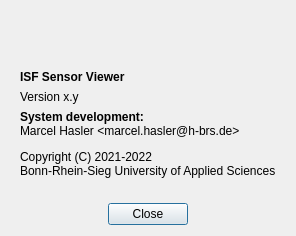
<?xml version="1.0" encoding="UTF-8"?>
<ui version="4.0">
 <class>AboutDialog</class>
 <widget class="QDialog" name="AboutDialog">
  <property name="geometry">
   <rect>
    <x>0</x>
    <y>0</y>
    <width>352</width>
    <height>364</height>
   </rect>
  </property>
  <property name="windowTitle">
   <string>About ISF Sensor Viewer</string>
  </property>
  <property name="modal">
   <bool>true</bool>
  </property>
  <layout class="QVBoxLayout" name="verticalLayout">
   <property name="sizeConstraint">
    <enum>QLayout::SetFixedSize</enum>
   </property>
   <item>
    <widget class="QLabel" name="hbrsLogo">
     <property name="text">
      <string/>
     </property>
     <property name="pixmap">
      <pixmap resource="SensorViewer.qrc">:/res/logo-hbrs.png</pixmap>
     </property>
     <property name="margin">
      <number>5</number>
     </property>
    </widget>
   </item>
   <item>
    <widget class="QLabel" name="isfLogo">
     <property name="text">
      <string/>
     </property>
     <property name="pixmap">
      <pixmap resource="SensorViewer.qrc">:/res/logo-isf.png</pixmap>
     </property>
     <property name="margin">
      <number>5</number>
     </property>
    </widget>
   </item>
   <item>
    <spacer name="verticalSpacer1">
     <property name="orientation">
      <enum>Qt::Vertical</enum>
     </property>
     <property name="sizeType">
      <enum>QSizePolicy::Fixed</enum>
     </property>
     <property name="sizeHint" stdset="0">
      <size>
       <width>20</width>
       <height>10</height>
      </size>
     </property>
    </spacer>
   </item>
   <item>
    <widget class="QWidget" name="widget" native="true">
     <layout class="QVBoxLayout" name="verticalLayout_2">
      <item>
       <widget class="QLabel" name="applicationName">
        <property name="font">
         <font>
          <bold>true</bold>
         </font>
        </property>
        <property name="text">
         <string>ISF Sensor Viewer</string>
        </property>
       </widget>
      </item>
      <item>
       <widget class="QLabel" name="applicationVersion">
        <property name="text">
         <string>Version x.y</string>
        </property>
       </widget>
      </item>
      <item>
       <widget class="QLabel" name="applicationDescription">
        <property name="text">
         <string>&lt;html&gt;&lt;head/&gt;&lt;body&gt;&lt;p&gt;&lt;span style=&quot; font-weight:700;&quot;&gt;System development:&lt;/span&gt;&lt;br/&gt;Marcel Hasler &amp;lt;marcel.hasler@h-brs.de&amp;gt;&lt;/p&gt;&lt;p&gt;Copyright (C) 2021-2022&lt;br/&gt;Bonn-Rhein-Sieg University of Applied Sciences&lt;/p&gt;&lt;/body&gt;&lt;/html&gt;</string>
        </property>
       </widget>
      </item>
     </layout>
    </widget>
   </item>
   <item>
    <spacer name="verticalSpacer2">
     <property name="orientation">
      <enum>Qt::Vertical</enum>
     </property>
     <property name="sizeType">
      <enum>QSizePolicy::MinimumExpanding</enum>
     </property>
     <property name="sizeHint" stdset="0">
      <size>
       <width>20</width>
       <height>10</height>
      </size>
     </property>
    </spacer>
   </item>
   <item>
    <widget class="QDialogButtonBox" name="buttonBox">
     <property name="orientation">
      <enum>Qt::Horizontal</enum>
     </property>
     <property name="standardButtons">
      <set>QDialogButtonBox::Close</set>
     </property>
     <property name="centerButtons">
      <bool>true</bool>
     </property>
    </widget>
   </item>
  </layout>
 </widget>
 <resources>
  <include location="SensorViewer.qrc"/>
 </resources>
 <connections>
  <connection>
   <sender>buttonBox</sender>
   <signal>accepted()</signal>
   <receiver>AboutDialog</receiver>
   <slot>accept()</slot>
   <hints>
    <hint type="sourcelabel">
     <x>248</x>
     <y>254</y>
    </hint>
    <hint type="destinationlabel">
     <x>157</x>
     <y>274</y>
    </hint>
   </hints>
  </connection>
  <connection>
   <sender>buttonBox</sender>
   <signal>rejected()</signal>
   <receiver>AboutDialog</receiver>
   <slot>reject()</slot>
   <hints>
    <hint type="sourcelabel">
     <x>316</x>
     <y>260</y>
    </hint>
    <hint type="destinationlabel">
     <x>286</x>
     <y>274</y>
    </hint>
   </hints>
  </connection>
 </connections>
</ui>
